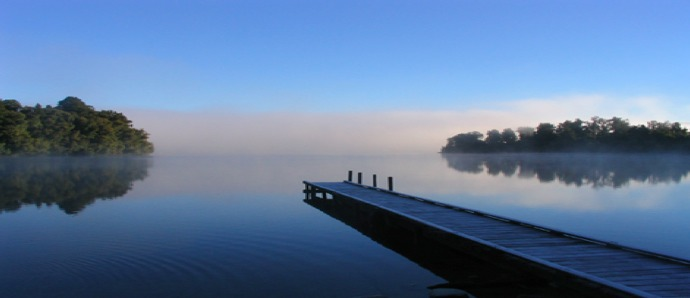
//> input picture DT_Cpp_openCV/DT_opencv_Cpp/simple_openCV/open_image/sample.jpg, 690 x 298 px, given in place of the camera
$ ./main   (built with g++ and OpenCV 4)
//> lines starting //> are read from the running program, lines starting //| are printed output that depends on the picture; after the words box and inside, x2 and y2 are one past the last pixel; in counts of white or black regions, pixels touching at a corner belong together
#include "opencv2/opencv.hpp"

using namespace cv;

int main(int, char**)
{
    VideoCapture cap(0); // open the default camera
    if(!cap.isOpened())  // check if we succeeded
        return -1;

    Mat edges;
    namedWindow("edges",1);
    for(;;)
    {
        Mat frame;
        cap >> frame; // get a new frame from camera
//> frame is the input picture: 298 rows x 690 cols, CV_8UC3; mean B, G, R 156.2, 120.3, 93.5
        cvtColor(frame, edges, COLOR_BGR2GRAY);
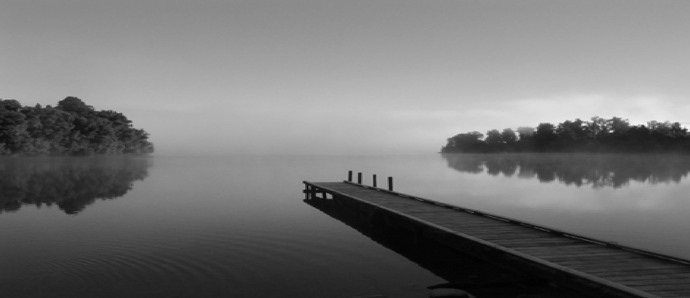
//> edges: 298 rows x 690 cols, CV_8UC1; min 1, max 247, mean 116.4
        GaussianBlur(edges, edges, Size(7,7), 1.5, 1.5);
        Canny(edges, edges, 0, 30, 3);
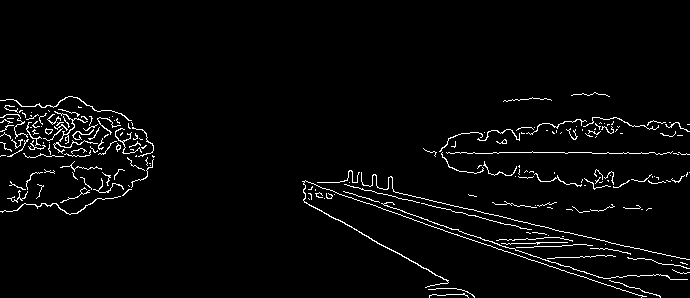
//> edges: 298 rows x 690 cols, CV_8UC1; 3% white in thin lines or dots, all inside (x1, y1, x2, y2) = (0, 92, 690, 298)
        imshow("edges", edges);
        if(waitKey(30) >= 0) break;
//> the Esc key is pressed
    }
    // the camera will be deinitialized automatically in VideoCapture destructor
    return 0;
}
